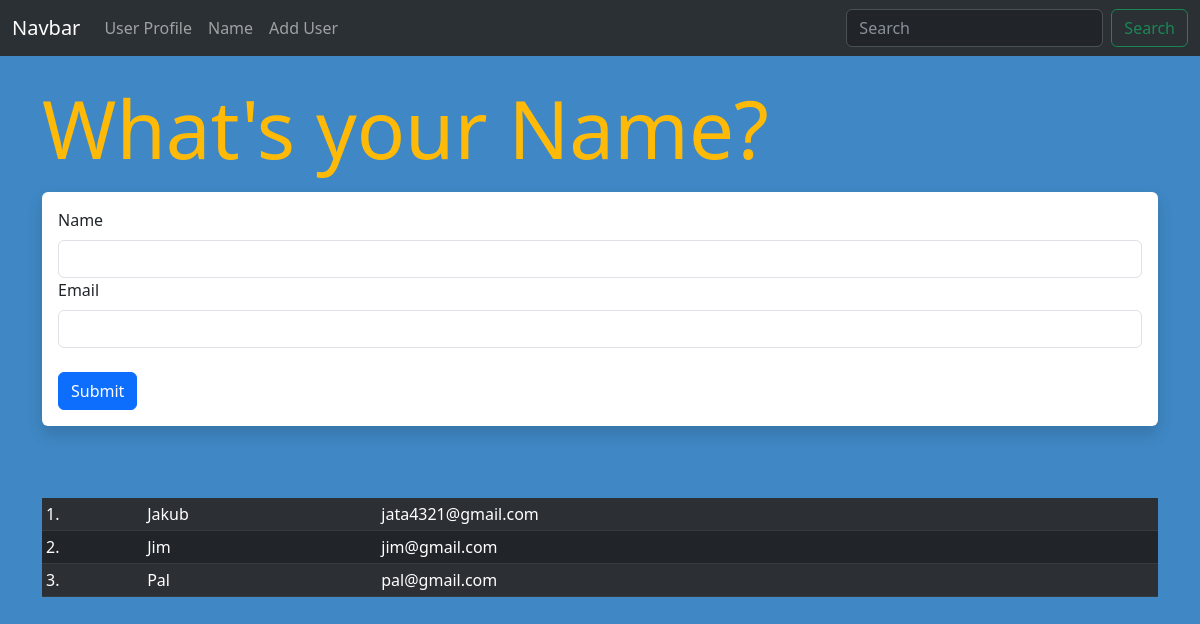
The page /user/add on the database as committed earlier.
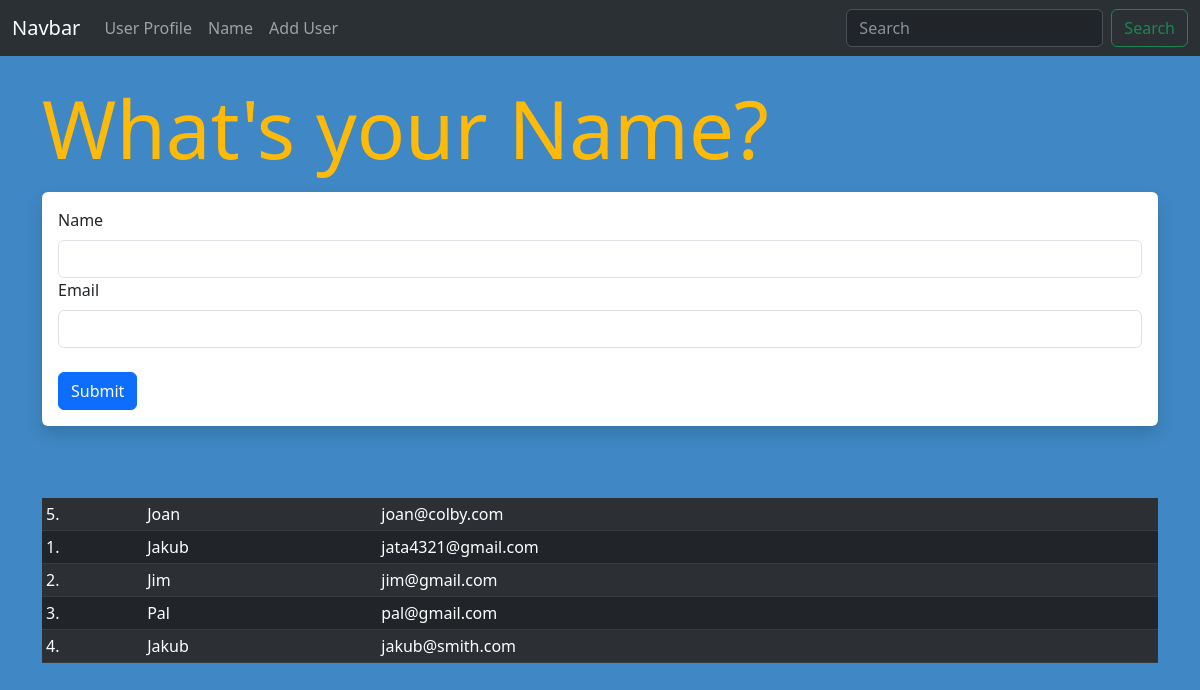
The same page on the database as committed later.
### hello.py (models this page shows, shortened)
class Users(db.Model):
    id = db.Column(db.Integer, primary_key=True)
    name = db.Column(db.String(30), nullable=False)
    email = db.Column(db.String(30), nullable=False, unique=True)
    date_added = db.Column(db.DateTime, default=datetime.utcnow)

### hello.py (the view, shortened to what this page needs)
@app.route('/user/add', methods=['GET', 'POST'])
def add_user():
    name = None
    form = UserForm()
    our_users = Users.query.order_by(Users.date_added)
    return render_template('add_user.html', form=form, name=name, our_users=our_users)

### hello.py
class UserForm(FlaskForm):
    name = StringField('Name', validators=[DataRequired()])
    email = StringField('Email', validators=[DataRequired(),])
    submit = SubmitField('Submit')

### templates/add_user.html (shortened to what this page needs)
{% extends 'base.html' %}
{% block content %}
    {% if name %}
        <h1>Hello {{ name }}!!</h1>
    {% else %}
        <h1>What's your Name?</h1>
        <p>
            <div class="shadow p-3 mb-5 bg-body rounded">
                <form method="POST">
                    {{ form.name.label(class="form-label") }}
                    {{ form.name(class="form-control") }}
                    {{ form.email.label(class="form-label") }}
                    {{ form.email(class="form-control") }}
                <br/>
                    {{ form.submit(class="btn btn-primary") }}
                </form>
            </div>
        </p>
    {% endif %}
    <br>
    <table class="table table table-dark table-sm table-striped table-hover">
        {% for our_user in our_users %}
            <tr>
                <td>
                    {{ our_user.id }}.
                </td>
                <td>
                    {{ our_user.name }}
                </td>
                <td>
                    {{ our_user.email }}
                </td>
            </tr>
        {% endfor %}
    </table>
{% endblock content %}

### templates/base.html (shortened to what this page needs)
<!doctype html>
<html lang="en">
  <head>
    <link href="https://cdn.jsdelivr.net/npm/bootstrap@5.3.0-alpha1/dist/css/bootstrap.min.css" rel="stylesheet">
    <link href="{{url_for('static', filename='css/style.css')}}" rel="stylesheet">
  </head>
  <body>
    {% include 'navbar.html' %}
    <div class='container'>
      {% block content %}
      {% endblock %}
    </div>
  </body>
</html>

### templates/navbar.html (shortened to what this page needs)
<nav class="navbar bg-dark navbar-expand-lg bg-body-tertiary" data-bs-theme="dark">
  <div class="container-fluid">
    <a class="navbar-brand" href="{{ url_for('index') }}">Navbar</a>
    <div class="collapse navbar-collapse" id="navbarSupportedContent">
      <ul class="navbar-nav me-auto mb-2 mb-lg-0">
        <li class="nav-item">
          <a class="nav-link" href="{{url_for('user', name='John')}}">User Profile</a>
        </li>
        <li class="nav-item">
          <a class="nav-link" href="{{url_for('name')}}">Name</a>
        </li>
        <li class="nav-item">
          <a class="nav-link" href="{{url_for('add_user')}}">Add User</a>
        </li>
      </ul>
      <form class="d-flex" role="search">
        <input class="form-control me-2" type="search" placeholder="Search" aria-label="Search">
        <button class="btn btn-outline-success" type="submit">Search</button>
      </form>
    </div>
  </div>
</nav>
<br/>

### static/css/style.css (style rules this page uses)
h1 { color: #ffba08; font-size: 80px; }
body { background-color: #3f88c5 }

Rows that differ between the two databases and show on the page:
added Users: id "5", name "Joan", email "joan@colby.com"
added Users: id "4", name "Jakub", email "jakub@smith.com"
